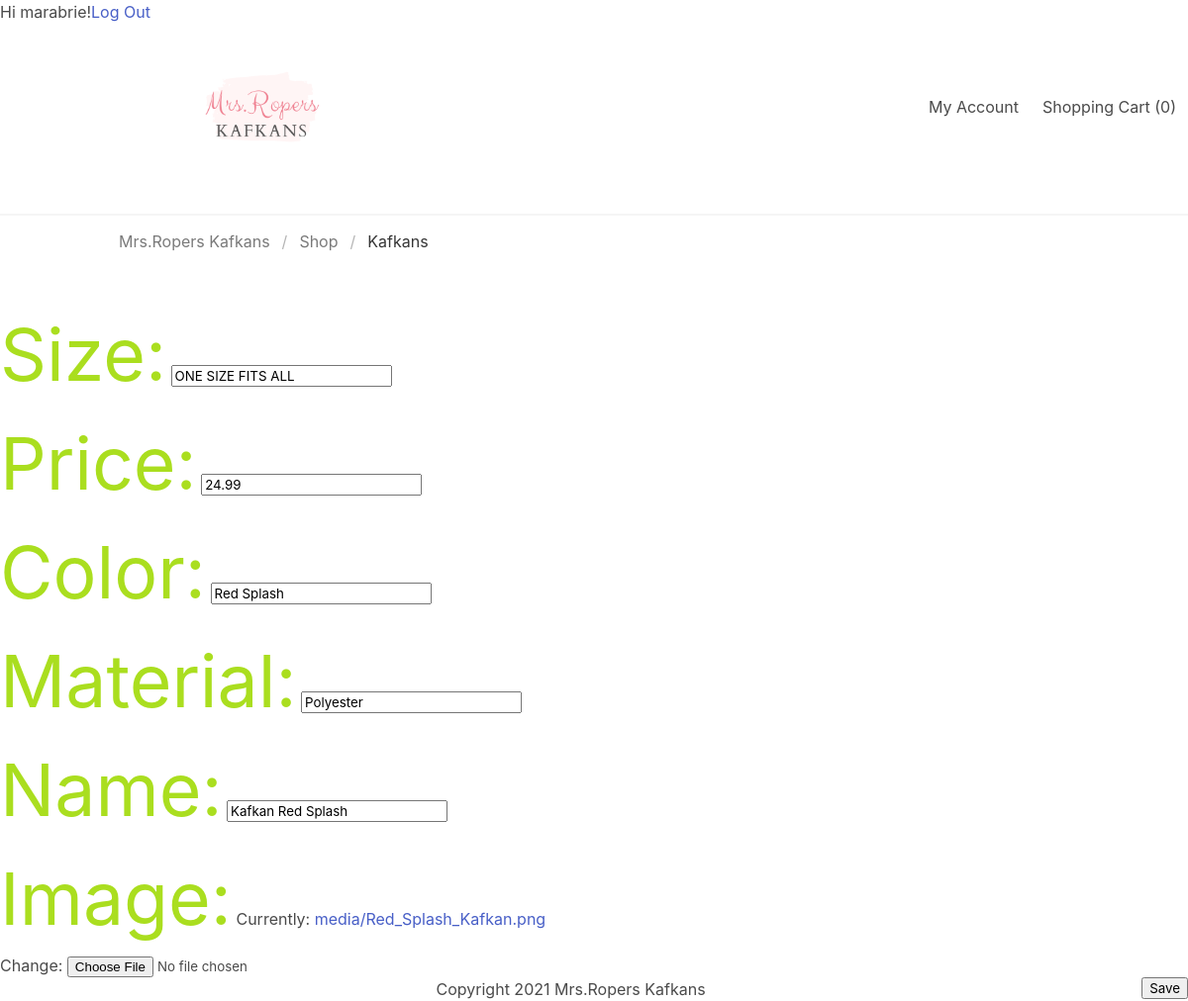
The page /kafkan/9/edit/ (signed in) on the database its author committed.
### accounts/models.py (models this page shows, shortened)
class CustomUser(AbstractUser):
    pass

### kafkan_store/models.py (models this page shows, shortened)
class Kafkan(models.Model):
    size = models.CharField(max_length=200)
    price = models.DecimalField(max_digits=10, decimal_places=2)
    color = models.CharField(max_length=100)
    material = models.CharField(max_length=100)
    name = models.CharField(max_length=250, blank=True)
    image = models.ImageField(upload_to="./media")
    author = models.ForeignKey(settings.AUTH_USER_MODEL, on_delete=CASCADE)
    class Meta:
        ordering = ['image']

### kafkan_store/views.py (the view)
# urls.py: path('kafkan/<int:pk>/edit/', views.kafkan_edit, name='kafkan_edit'),
def kafkan_edit(request, pk):
    kafkan = get_object_or_404(Kafkan, pk=pk)
    if request.method == "GET":
        form = KafkanForm( instance=kafkan)
    else:
        form = KafkanForm(request.POST, instance=kafkan)
        if form.is_valid():
            form.save()
            return redirect("kafkan_list")
    return render(request, "kafkan_edit.html", {"form": form, "kafkan": kafkan})

### kafkan_store/forms.py
class KafkanForm(forms.ModelForm):
    class Meta:
        model = Kafkan
        fields = ['size', 'price', 'color', 'material','name', 'image']

### templates/kafkan_edit.html
{% extends 'base.html' %}
{% block content %}
<article class="kafkan">
    <form method="POST" class=post_form>{% csrf_token %}
        {{ form.as_p }}
    <button type='submit' class='save btn btn-save'>Save</button>
    </form>
</article>
{% endblock %}

### templates/base.html (shortened to what this page needs)
{% load static %}
<!DOCTYPE html>
<html>
    <head>
        <link rel="stylesheet" href="{% static 'css/style.css' %}">
        <link rel="stylesheet" type="text/css" href="https://cdn.jsdelivr.net/npm/bulma@0.9.3/css/bulma.min.css">
        <link rel="stylesheet" href="https://cdn.jsdelivr.net/npm/remixicon@2.5.0/fonts/remixicon.css" >
    </head>
    <body>
    <nav class="navbar has-shadow ">
         {% if user.is_authenticated %}
        Hi {{ user.username }}!
        <p><a href="{% url 'logout' %}">Log Out</a></p>
      {% else %}
        <p>You are not logged in</p>
        <a href="{% url 'login' %}">Log In</a> |
        <a id="signup" href="{% url 'signup' %}">Sign Up</a>
      {% endif %}
         <div class="navbar-brand">
            <a class="navbar-item">
                <nav class="level">
                <img src="/static/assets/MrsRopersKafkanslogo.png" alt="site logo"  style="max-height: 200px"  class="py-4 px-4">
                </nav>
            </a>
          </div>
          <div class="navbar-menu is-active" id="nav-links">
            <div class="navbar-end">
              <a class="navbar-item">My Account</a>
              <a class="navbar-item">Shopping Cart (0)</a>
          </div>
    </nav>
  <div class="section pt-4 pb-10">
    <nav class="breadcrumb" aria-label="breadcrumbs">
      <ul class="container is-size">
        <li><a class="has-text-grey">Mrs.Ropers Kafkans</a></li>
        <li><a class="has-text-grey">Shop</a></li>
        <li class="is-active"><a href="#">Kafkans</a></li>
      </ul>
    </nav>
  </div>
  {% block content %}
  {% endblock %}
  <footer class="class">
    <div class="content has-text-centered">
      <p>Copyright 2021 Mrs.Ropers Kafkans</p>
      </div>
  </footer>
</body>
</html>
</body>
</html>

### kafkan_store/static/css/style.css (style rules this page uses)
body { padding-left: 15px; }
.save { float: right; }
label { color:#AADE1F; font-size: 55pt; }

### rows shown on the page
CustomUser: username "marabrie"
Kafkan: size "ONE SIZE FITS ALL", price "24.99", color "Red Splash", material "Polyester", name "Kafkan Red Splash"
